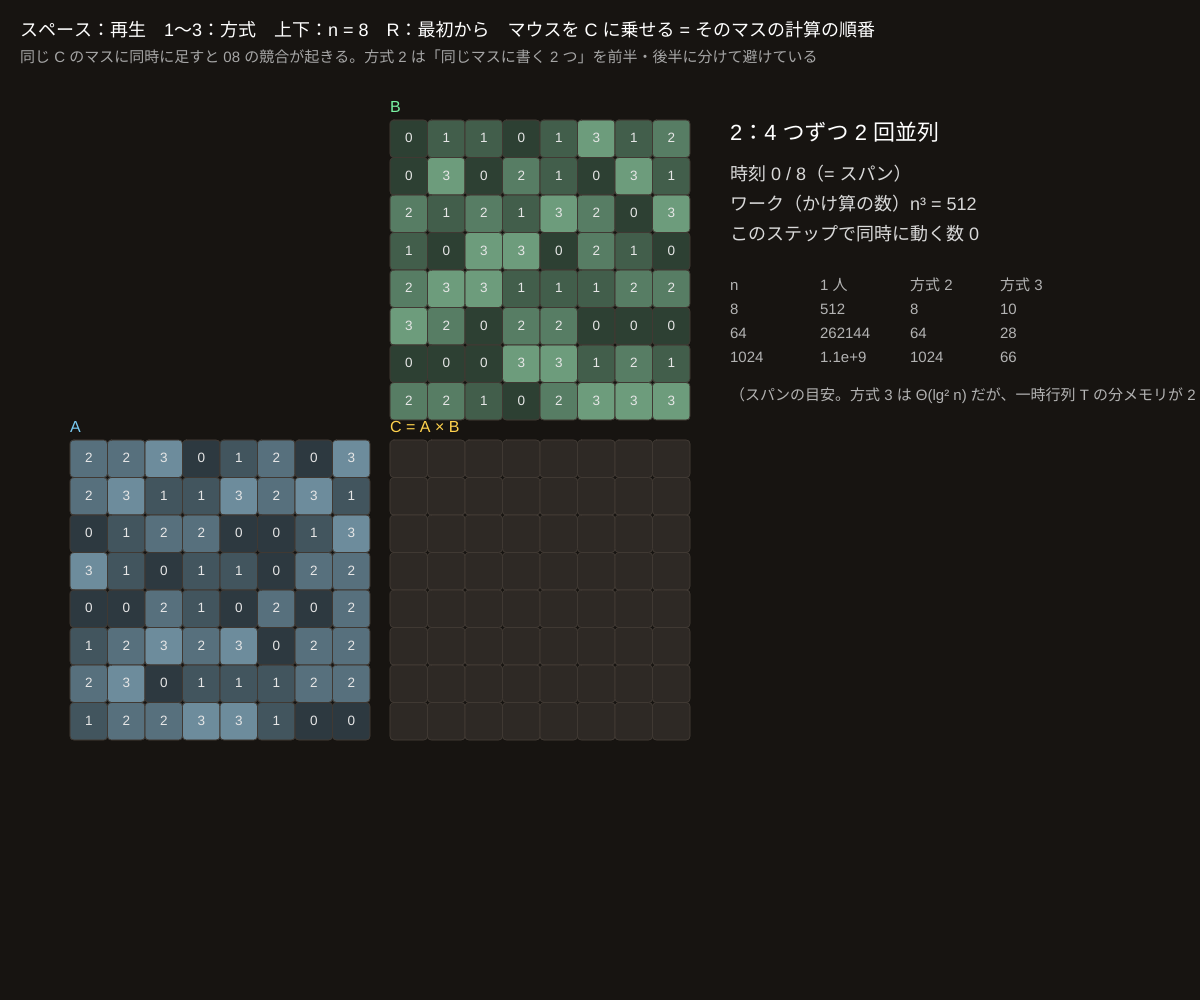
Frame 1 (no input)
Frame 60 (no input): identical to frame 1, image omitted
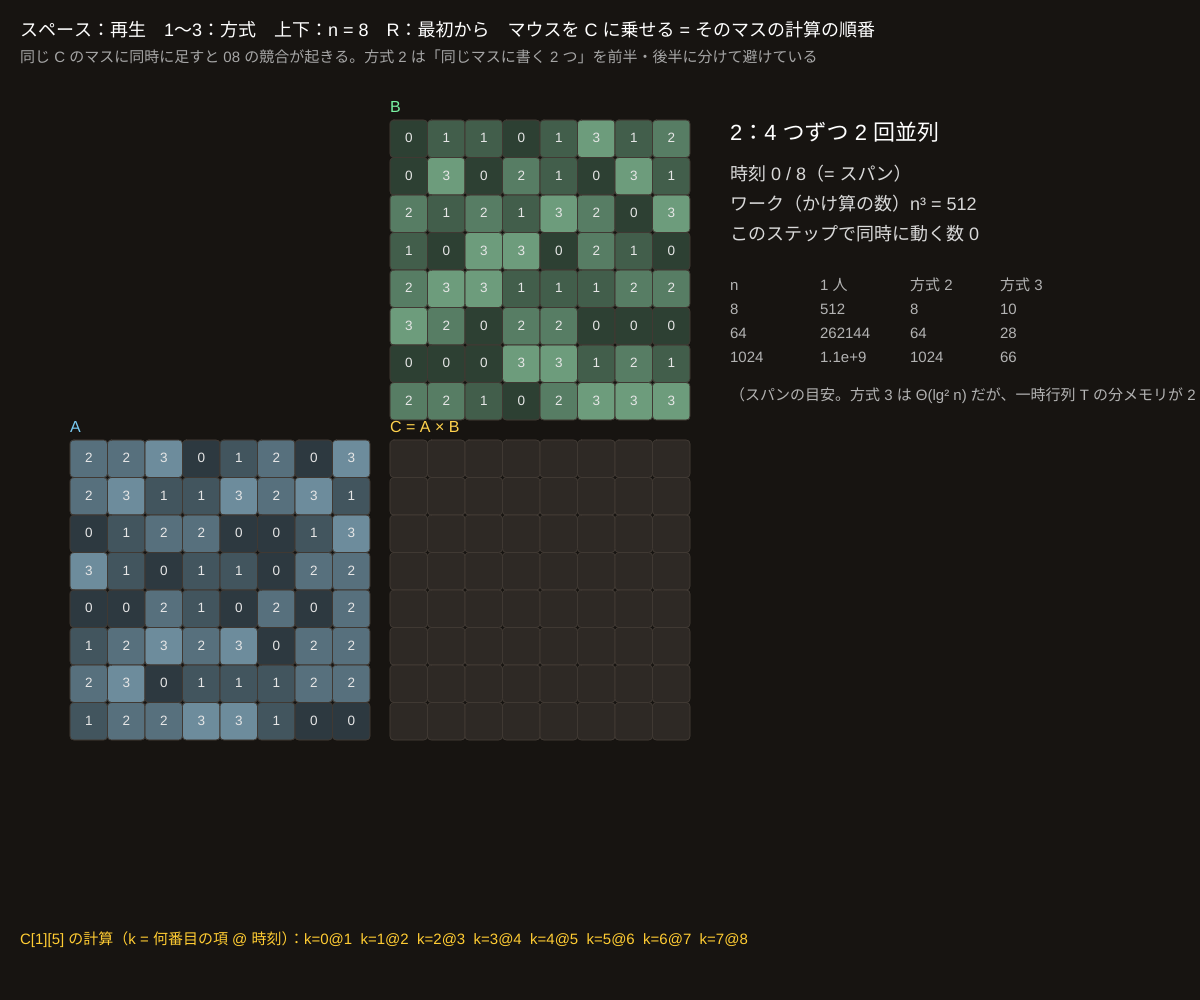
Frame 120 (the mouse pressed at the canvas centre since frame 60)

The p5.js sketch that drew these frames (run headless with seeded random() and noise() and a simulated clock; from frame 60 on, the mouse is pressed at the canvas centre):

// p5.js sketch
// ── sketch.js
// ============================================
// 09 並列の行列かけ算（ブロックに分ける再帰版）
// C = A × B を 4 つのブロックに分けると、8 つの小さなかけ算になる
// 1：ふつうの 3 重ループ（1 人で n³ ステップ）
// 2：4 つずつ 2 回に分けて並列（同じ C のブロックに同時に書かない）→ スパン Θ(n)
// 3：8 つ全部を同時に（一時行列 T を使う）→ 最後に足し合わせ。スパン Θ(lg² n)、ただしメモリが増える
// スペース = 再生・停止 / 1〜3 = 方式 / 上下 = n / マウスを C のマスに乗せる = そのマスの計算の順番 / R = 最初から
// ============================================

let n = 8, mode = 2;
let A = [], B = [], C = [], terms = [];
let events = [];   // 各時間ステップに実行される {i, j, k}（足し算だけのステップは add）
let t = 0, playing = false, timer = 0;

function setup() {
  createCanvas(windowWidth, windowHeight);
  colorMode(HSB, 360, 100, 100, 100);
  rebuild();
}

function rebuild() {
  A = []; B = [];
  for (let i = 0; i < n; i++) { A.push([]); B.push([]); for (let j = 0; j < n; j++) { A[i].push(floor(random(4))); B[i].push(floor(random(4))); } }
  makeSchedule();
}

function makeSchedule() {
  events = [];
  let put = (time, ev) => { while (events.length <= time) events.push([]); events[time].push(ev); };
  if (mode === 1) {
    let time = 0;
    for (let i = 0; i < n; i++) for (let j = 0; j < n; j++) for (let k = 0; k < n; k++) put(time++, { i, j, k });
  } else if (mode === 2) {
    // 再帰：前半 4 つ（C11 += A11·B11 など）を並列 → 後半 4 つ（C11 += A12·B21 など）を並列
    function rec(r0, c0, k0, size, time) {
      if (size === 1) { put(time, { i: r0, j: c0, k: k0 }); return time + 1; }
      let h = size / 2, end1 = time;
      for (let [di, dj] of [[0, 0], [0, h], [h, 0], [h, h]]) end1 = max(end1, rec(r0 + di, c0 + dj, k0, h, time));
      let end2 = end1;
      for (let [di, dj] of [[0, 0], [0, h], [h, 0], [h, h]]) end2 = max(end2, rec(r0 + di, c0 + dj, k0 + h, h, end1));
      return end2;
    }
    rec(0, 0, 0, n, 0);
  } else {
    // 8 つ同時：かけ算は全部 1 ステップ目、そのあと 2 つずつ足していく（lg n 段）
    for (let i = 0; i < n; i++) for (let j = 0; j < n; j++) for (let k = 0; k < n; k++) put(0, { i, j, k, mul: true });
    let levels = round(log(n) / log(2));
    for (let L = 1; L <= levels; L++) for (let i = 0; i < n; i++) for (let j = 0; j < n; j++) put(L, { i, j, add: true, level: L });
  }
  resetRun();
}

function resetRun() {
  C = []; terms = [];
  for (let i = 0; i < n; i++) { C.push(new Array(n).fill(0)); terms.push(new Array(n).fill(0)); }
  t = 0; playing = false;
}

function stepTime() {
  if (t >= events.length) { playing = false; return; }
  for (let e of events[t]) {
    if (mode === 3) {
      // 3 は「段ごとに部分和が倍になる」と考える
      if (e.mul) terms[e.i][e.j] = 1;
      else terms[e.i][e.j] = min(n, terms[e.i][e.j] * 2);
      if (terms[e.i][e.j] === n || (n === 1 && e.mul)) C[e.i][e.j] = dotProduct(e.i, e.j);
    } else { C[e.i][e.j] += A[e.i][e.k] * B[e.k][e.j]; terms[e.i][e.j]++; }
  }
  t++;
}

function dotProduct(i, j) { let s = 0; for (let k = 0; k < n; k++) s += A[i][k] * B[k][j]; return s; }

function cell() { return min(46, (height - 260) / (2 * n), (width * 0.5) / (2 * n)); }

function draw() {
  background(30, 25, 9);
  if (playing) { let per = mode === 1 ? max(1, floor(n * n / 16)) : 1; if (++timer % (mode === 1 ? 2 : 20) === 0) for (let q = 0; q < per; q++) stepTime(); }
  let s = cell(), gx = 70 + n * s + 20, gy = 120 + n * s + 20;
  let cur = t > 0 && t - 1 < events.length ? events[t - 1] : [];
  let hiA = new Set(), hiB = new Set();
  for (let e of cur) if (e.k !== undefined && cur.length <= n * n) { hiA.add(e.i + ',' + e.k); hiB.add(e.k + ',' + e.j); }
  drawMat(A, 70, gy, s, 'A', (i, j) => hiA.has(i + ',' + j), 200);
  drawMat(B, gx, 120, s, 'B', (i, j) => hiB.has(i + ',' + j), 140);
  // C：色 = 何項まで足し終わったか
  for (let i = 0; i < n; i++) for (let j = 0; j < n; j++) {
    let f = terms[i][j] / n;
    stroke(30, 20, 25); fill(30 + f * 20, 20 + 70 * f, 18 + 77 * f); rect(gx + j * s, gy + i * s, s, s, 4);
    noStroke(); fill(0, 0, f >= 1 ? 10 : 90); textAlign(CENTER, CENTER); textSize(s * 0.36);
    if (f > 0) text(C[i][j], gx + (j + 0.5) * s, gy + (i + 0.5) * s);
  }
  fill(45, 70, 100); textSize(16); textAlign(LEFT, BASELINE); text('C = A × B', gx, gy - 8);
  // マウスで指したマスの計算順
  let mj = floor((mouseX - gx) / s), mi = floor((mouseY - gy) / s);
  let info = '';
  if (mi >= 0 && mi < n && mj >= 0 && mj < n && mode !== 3) {
    let ks = [];
    events.forEach((evs, time) => evs.forEach((e) => { if (e.i === mi && e.j === mj) ks.push('k=' + e.k + '@' + (time + 1)); }));
    info = 'C[' + mi + '][' + mj + '] の計算（k = 何番目の項 @ 時刻）：' + ks.join('  ');
  }
  // 情報パネル
  let px = gx + n * s + 40, py = 140;
  fill(0, 0, 100); textSize(22);
  text(['', '1：3 重ループ（1 人）', '2：4 つずつ 2 回並列', '3：8 つ同時 + 足し合わせ'][mode], px, py);
  textSize(18); fill(0, 0, 85);
  text('時刻 ' + t + ' / ' + events.length + '（= スパン）', px, py + 40);
  text('ワーク（かけ算の数）n³ = ' + n * n * n, px, py + 70);
  text('このステップで同時に動く数 ' + cur.length, px, py + 100);
  textSize(15); fill(0, 0, 70);
  let rows = [['n', '1 人', '方式 2', '方式 3'], ...[8, 64, 1024].map((m) => { let lg = round(log(m) / log(2)); return [m, m ** 3, m, (lg + 1) * lg / 2 + lg + 1]; })];
  rows.forEach((r, q) => r.forEach((v, c) => text(typeof v === 'number' && v > 1e6 ? v.toExponential(1) : v, px + c * 90, py + 150 + q * 24)));
  text('（スパンの目安。方式 3 は Θ(lg² n) だが、一時行列 T の分メモリが 2 倍）', px, py + 260);
  fill(45, 80, 100); textSize(15); text(info, 20, height - 56);
  fill(0, 0, 100); textSize(18);
  text('スペース：' + (playing ? '停止' : '再生') + '　1〜3：方式　上下：n = ' + n + '　R：最初から　マウスを C に乗せる = そのマスの計算の順番', 20, 36);
  textSize(15); fill(0, 0, 65);
  text('同じ C のマスに同時に足すと 08 の競合が起きる。方式 2 は「同じマスに書く 2 つ」を前半・後半に分けて避けている', 20, 62);
}

function drawMat(M, x0, y0, s, name, hi, hue) {
  for (let i = 0; i < n; i++) for (let j = 0; j < n; j++) {
    stroke(30, 20, 25); fill(hi(i, j) ? color(50, 90, 100) : color(hue, 30, 25 + M[i][j] * 12)); rect(x0 + j * s, y0 + i * s, s, s, 4);
    noStroke(); fill(0, 0, hi(i, j) ? 10 : 90); textAlign(CENTER, CENTER); textSize(s * 0.36); text(M[i][j], x0 + (j + 0.5) * s, y0 + (i + 0.5) * s);
  }
  fill(hue, 50, 95); textAlign(LEFT, BASELINE); textSize(16); text(name, x0, y0 - 8);
}

function keyPressed() {
  if (key === ' ') { if (t >= events.length) resetRun(); playing = !playing; }
  if (key >= '1' && key <= '3') { mode = int(key); makeSchedule(); }
  if (key === UP_ARROW) { n = min(16, n * 2); rebuild(); }
  if (key === DOWN_ARROW) { n = max(2, n / 2); rebuild(); }
  if (key === 'r' || key === 'R') resetRun();
}

// ---------- やってみよう ----------
// 1. 方式 1 と 2 で、終わるまでの時刻（スパン）を比べる。n を 2 倍にすると、それぞれ何倍？
// 2. 方式 2 で C のマスにマウスを乗せる。k の順番がバラバラでも、足す順番が変わるだけで答えは同じ
// 3. ワーク（かけ算の数）はどの方式でも n³。並列にしても仕事の総量は減らない
